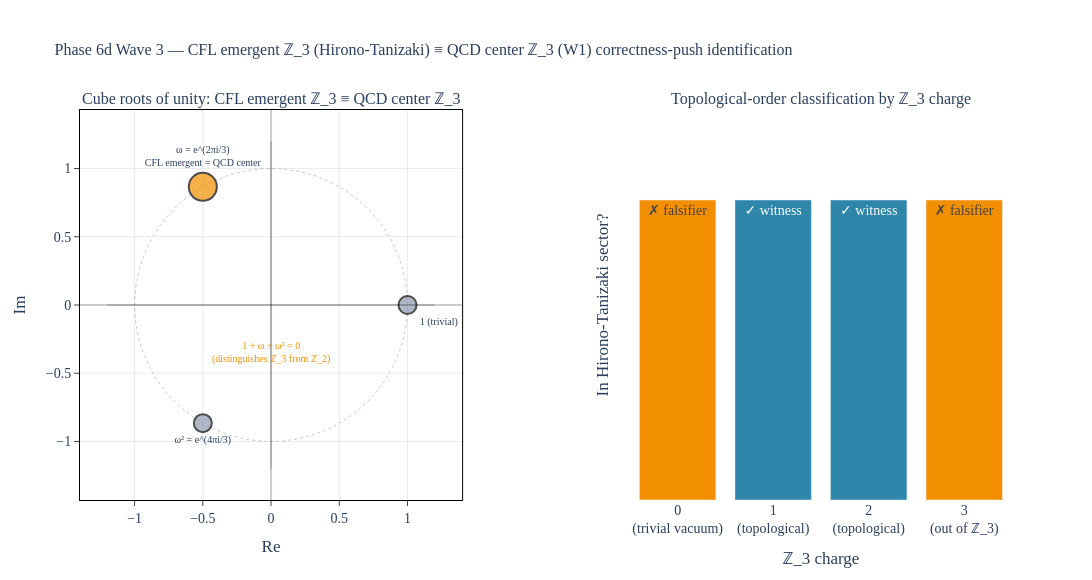

Write notebook code for a chart like this one.
### Markdown cell above
## 5. Visualization

**Left panel.** The complex plane with the unit circle. Three points: $1$, $\omega$, $\omega^2$ (the cube roots of unity). The $\omega$ point is emphasized — this is the location where *both* the CFL emergent generator and the QCD center generator sit. The annotation "$1 + \omega + \omega^2 = 0$" is the algebraic signature that distinguishes $\mathbb{Z}_3$ from $\mathbb{Z}_2$.

**Right panel.** $\mathbb{Z}_3$-charge classification: charges $\{1, 2\}$ are valid topological sectors (witnesses); $\{0, 3\}$ are falsifiers.

### Code cell
# viz-ref: fig_cfl_z3_center_bridge
fig_cfl_z3_center_bridge().show()

### Figure 1 — Plotly figure (JSON) as saved in the notebook; plotly's stock layout.template omitted (floating-point values rounded to 4 significant figures; data arrays with more than 128 entries replaced by an {"elided": "..."} marker saying what was removed)
{"data": [{"line": {"color": "rgba(120, 120, 120, 0.4)", "dash": "dot", "width": 1}, "mode": "lines", "showlegend": false, "type": "scatter", "x": {"elided": "200 float values"}, "xaxis": "x", "y": {"elided": "200 float values"}, "yaxis": "y"}, {"hovertemplate": "<b>%{text}</b><br>(%{x:.3f}, %{y:.3f})<extra></extra>", "marker": {"color": ["#8D99AE", "#F18F01", "#8D99AE"], "line": {"color": "#000000", "width": 2}, "size": [18, 28, 18]}, "mode": "markers+text", "showlegend": false, "text": ["1 (trivial)", "ω = e^(2πi/3)<br>CFL emergent = QCD center", "ω² = e^(4πi/3)"], "textfont": {"size": 10}, "textposition": ["bottom right", "top center", "bottom center"], "type": "scatter", "x": [1, -0.5, -0.5], "xaxis": "x", "y": [0, 0.866, -0.866], "yaxis": "y"}, {"hovertemplate": "<b>charge = %{x}</b><br>topological: %{text}<extra></extra>", "marker": {"color": ["#F18F01", "#2E86AB", "#2E86AB", "#F18F01"]}, "showlegend": false, "text": ["✗ falsifier", "✓ witness", "✓ witness", "✗ falsifier"], "textposition": "auto", "type": "bar", "x": ["0<br>(trivial vacuum)", "1<br>(topological)", "2<br>(topological)", "3<br>(out of ℤ_3)"], "xaxis": "x2", "y": [1, 1, 1, 1], "yaxis": "y2"}], "layout": {"annotations": [{"font": {"size": 16}, "showarrow": false, "text": "Cube roots of unity: CFL emergent ℤ_3 ≡ QCD center ℤ_3", "x": 0.205, "xanchor": "center", "xref": "paper", "y": 1, "yanchor": "bottom", "yref": "paper"}, {"font": {"size": 16}, "showarrow": false, "text": "Topological-order classification by ℤ_3 charge", "x": 0.795, "xanchor": "center", "xref": "paper", "y": 1, "yanchor": "bottom", "yref": "paper"}, {"font": {"color": "#F18F01", "size": 10}, "showarrow": false, "text": "1 + ω + ω² = 0<br>(distinguishes ℤ_3 from ℤ_2)", "x": 0, "xref": "x", "y": -0.35, "yref": "y"}], "font": {"family": "CMU Serif, Computer Modern, Times New Roman, serif", "size": 14}, "height": 580, "margin": {"b": 80, "t": 110}, "paper_bgcolor": "white", "plot_bgcolor": "white", "shapes": [{"line": {"color": "rgba(0,0,0,0.3)", "width": 1}, "type": "line", "x0": -1.2, "x1": 1.2, "xref": "x", "y0": 0, "y1": 0, "yref": "y"}, {"line": {"color": "rgba(0,0,0,0.3)", "width": 1}, "type": "line", "x0": 0, "x1": 0, "xref": "x", "y0": -1.2, "y1": 1.2, "yref": "y"}], "title": {"font": {"family": "CMU Serif, Computer Modern, Times New Roman, serif", "size": 16}, "text": "Phase 6d Wave 3 — CFL emergent ℤ_3 (Hirono-Tanizaki) ≡ QCD center ℤ_3 (W1) correctness-push identification"}, "width": 1300, "xaxis": {"anchor": "y", "domain": [0, 0.41], "gridcolor": "rgba(0,0,0,0.08)", "linecolor": "black", "linewidth": 1, "mirror": true, "range": [-1.4, 1.4], "scaleanchor": "y", "scaleratio": 1, "showgrid": true, "showline": true, "ticks": "outside", "title": {"text": "Re"}, "zeroline": true, "zerolinecolor": "rgba(0,0,0,0.2)"}, "xaxis2": {"anchor": "y2", "domain": [0.59, 1], "title": {"text": "ℤ_3 charge"}}, "yaxis": {"anchor": "x", "domain": [0, 1], "gridcolor": "rgba(0,0,0,0.08)", "linecolor": "black", "linewidth": 1, "mirror": true, "range": [-1.4, 1.4], "showgrid": true, "showline": true, "ticks": "outside", "title": {"text": "Im"}, "zeroline": true, "zerolinecolor": "rgba(0,0,0,0.2)"}, "yaxis2": {"anchor": "x2", "domain": [0, 1], "range": [0, 1.3], "showticklabels": false, "title": {"text": "In Hirono-Tanizaki sector?"}}}}
